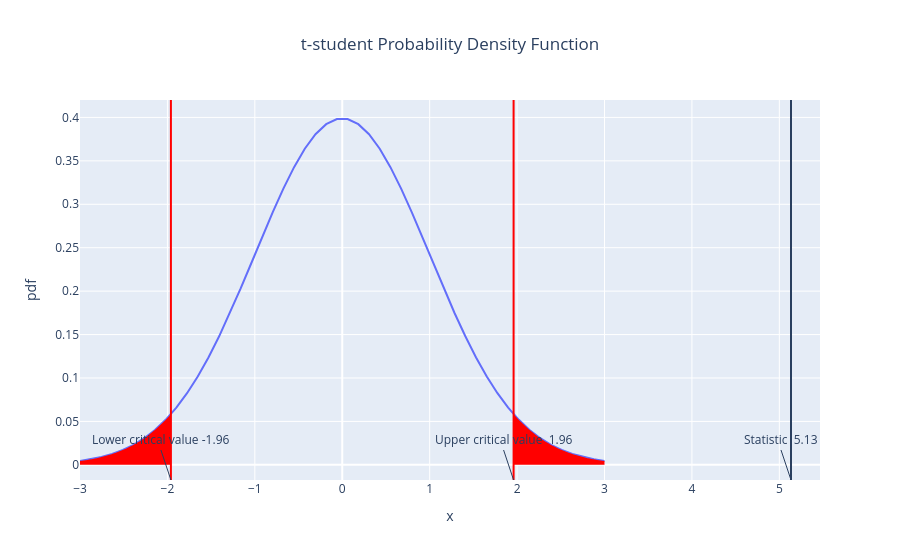

The code cell stored with this chart in its notebook:
### Code cell
show_statistical_test(statistic, 0.05, n1+n2-2, distribution="t-student", alternative="two-sided")
